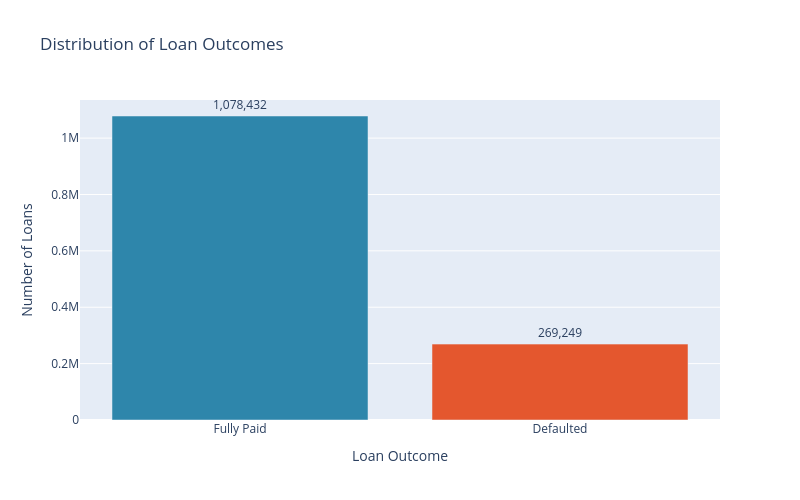

The notebook cell saved with this chart:
### Code cell
# What percentage of loans ended in default?
label_map = {0: "Fully Paid", 1: "Defaulted"}
order = ["Fully Paid", "Defaulted"]

outcomes = df["Default"].map(label_map)

counts = outcomes.value_counts().reindex(order)
percentages = counts / counts.sum() * 100

summary = pd.DataFrame({
    "Loan Count": counts,
    "Percentage (%)": percentages
})
display(summary.round(2))

chart_df = counts.rename_axis("Loan Outcome").reset_index(name="Number of Loans")

fig = px.bar(
    chart_df,
    x="Loan Outcome",
    y="Number of Loans",
    text="Number of Loans",
    color="Loan Outcome",
    color_discrete_map={"Fully Paid": "#2E86AB", "Defaulted": "#E4572E"},
    title="Distribution of Loan Outcomes",
)

fig.update_traces(texttemplate="%{text:,.0f}", textposition="outside")
fig.update_layout(
    showlegend=False,
    width=800,
    height=500,
    yaxis_title="Number of Loans",
    xaxis_title="Loan Outcome",
    uniformtext_minsize=10,
)
fig.show()

print(f"Overall default rate: {df['Default'].mean() * 100:.2f}%")

### Figure 1 — Plotly figure (JSON) as saved in the notebook; plotly's stock layout.template omitted (floating-point values rounded to 4 significant figures)
{"data": [{"hovertemplate": "Loan Outcome=%{x}<br>Number of Loans=%{text}<extra></extra>", "legendgroup": "Fully Paid", "marker": {"color": "#2E86AB", "pattern": {"shape": ""}}, "name": "Fully Paid", "orientation": "v", "showlegend": true, "text": [1078000.0], "textposition": "outside", "texttemplate": "%{text:,.0f}", "type": "bar", "x": ["Fully Paid"], "xaxis": "x", "y": [1078432], "yaxis": "y"}, {"hovertemplate": "Loan Outcome=%{x}<br>Number of Loans=%{text}<extra></extra>", "legendgroup": "Defaulted", "marker": {"color": "#E4572E", "pattern": {"shape": ""}}, "name": "Defaulted", "orientation": "v", "showlegend": true, "text": [269200.0], "textposition": "outside", "texttemplate": "%{text:,.0f}", "type": "bar", "x": ["Defaulted"], "xaxis": "x", "y": [269249], "yaxis": "y"}], "layout": {"barmode": "relative", "height": 500, "legend": {"title": {"text": "Loan Outcome"}, "tracegroupgap": 0}, "showlegend": false, "title": {"text": "Distribution of Loan Outcomes"}, "uniformtext": {"minsize": 10}, "width": 800, "xaxis": {"anchor": "y", "categoryarray": ["Fully Paid", "Defaulted"], "categoryorder": "array", "domain": [0, 1], "title": {"text": "Loan Outcome"}}, "yaxis": {"anchor": "x", "domain": [0, 1], "title": {"text": "Number of Loans"}}}}
